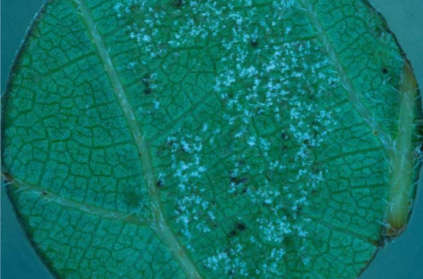
#> input picture photos/leafDiskMildew.PNG, 423 x 279 px, found by its file name
$ python hsvResearch.py
#> lines starting #> are read from the running program, lines starting #| are printed output that depends on the picture; after the words box and inside, x2 and y2 are one past the last pixel; in counts of white or black regions, pixels touching at a corner belong together
import cv2
import numpy as np

img = cv2.imread('leafDiskMildew.png',1)
#> img is the input picture: shape (279, 423, 3); mean B, G, R 101.9, 115.7, 13.9
hsv = cv2.cvtColor(img, cv2.COLOR_BGR2HSV)
#> hsv: shape (279, 423, 3); mean H, S, V 85.8, 226, 117.4

#print(hsv)

#getting height and width of image
height, width, channel= hsv.shape
#> height = 279; width = 423; channel = 3
print (height, width)
#| 279 423

#adding hsv values to list
hsvValues = []
for x in range(0, width):
    for y in range(0, height):
        pixel= hsv[y, x]
        #print(pixel)
        hsvValues.append(pixel)
#> after the loop, hsvValues = 118017 items

#code below prints hsv values (takes a long time so I commented it out)
'''
for j in range(0, len(hsvValues)):
    print(hsvValues[j])
'''

#HSV = [hugh, saturation, value(Brightness)]

'''Code below maskes out code below a certain brightness
    This is a common thing HSV is used for from what I've seen'''

#darker colors (to mask out)
lower_green = np.array([0,0, 150])
#lighter colors
upper_green = np.array([255, 255, 255])


#
mask = cv2.inRange(hsv, lower_green, upper_green)
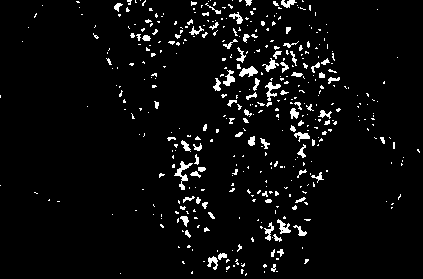
#> mask: shape (279, 423); 4.6% white in thin lines or dots
res = cv2.bitwise_and(img, img, mask=mask)
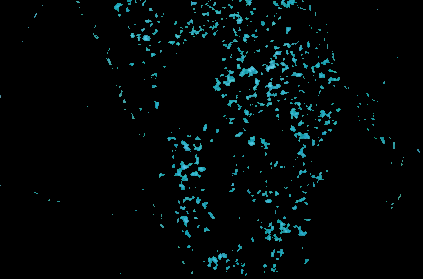
#> res: shape (279, 423, 3); mean B, G, R 7.8, 7.3, 1.9

cv2.imshow('res1.png', res)
cv2.waitKey(0)

$ run again, with photos/9-15-18 2dpi/tray 1/1-160x271_1.tiff saved as photos/leafDiskMildew.PNG
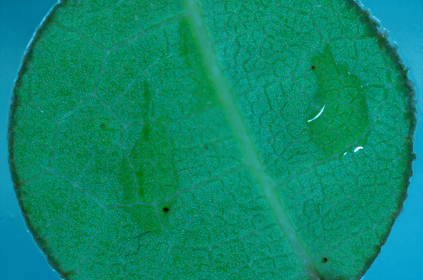
#> input picture photos/9-15-18 2dpi/tray 1/1-160x271_1.tiff, 423 x 280 px, found by its file name
#> img is the input picture: shape (280, 423, 3); mean B, G, R 108.9, 137.8, 10.3
#> hsv: shape (280, 423, 3); mean H, S, V 82.8, 236.2, 142.1
#| 280 423
#> after the loop `for x in range(0, width):`: hsvValues = 118440 items
#> `mask = cv2.inRange(hsv, lower_green, upper_green)`:
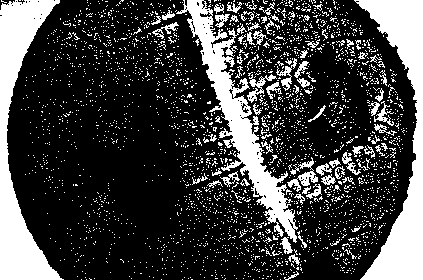
#> mask: shape (280, 423); 25.6% white; 2782 white regions (2694 under 20 px), largest, box (x1, y1, x2, y2) and area: (354, 0, 423, 280) 7100, (0, 0, 64, 280) 6812, (176, 0, 298, 243) 6022
#> `res = cv2.bitwise_and(img, img, mask=mask)`:
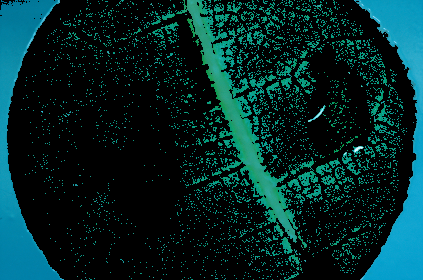
#> res: shape (280, 423, 3); mean B, G, R 39.6, 39.1, 3.8
